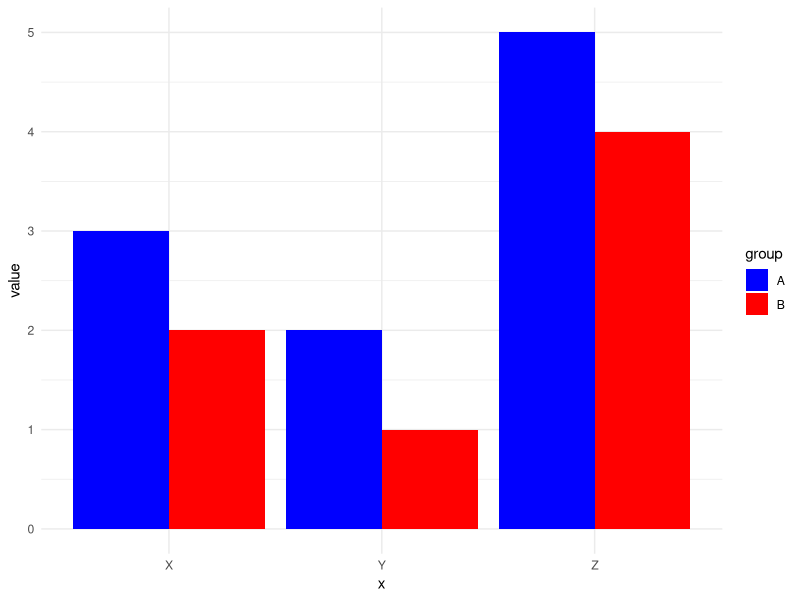

Reproduce this figure in R.
## ---- chunk 1
knitr::opts_chunk$set(
            # fig.width = 6, 
            # fig.height = 3.8,
                      fig.align = "center", fig.retina = 3,
                      out.width = "85%", collapse = TRUE)
## ---- chunk 2
library(ggplot2)
library(ggtext)

# create example data
df <- data.frame(
  group = factor(rep(c("A", "B"), each = 3)),
  x = factor(rep(c("X", "Y", "Z"), 2), levels = c("X", "Y", "Z")),
  value = c(3, 2, 5, 2, 1, 4)
)

# define colors for groups
group_colors <- c("A" = "blue", "B" = "red")

# create barplot
ggplot(df, aes(x, value, fill = group)) +
  geom_bar(stat = "identity", position = "dodge") +
  
  # set fill colors for groups
  scale_fill_manual(values = group_colors) +
  
  # set colors for x-axis tick labels using ggtext
  theme(axis.text.x = element_text(
    color = ifelse(df$group == "A", "blue", "red")
  )) +
  
  # customize plot theme
  theme_minimal()
